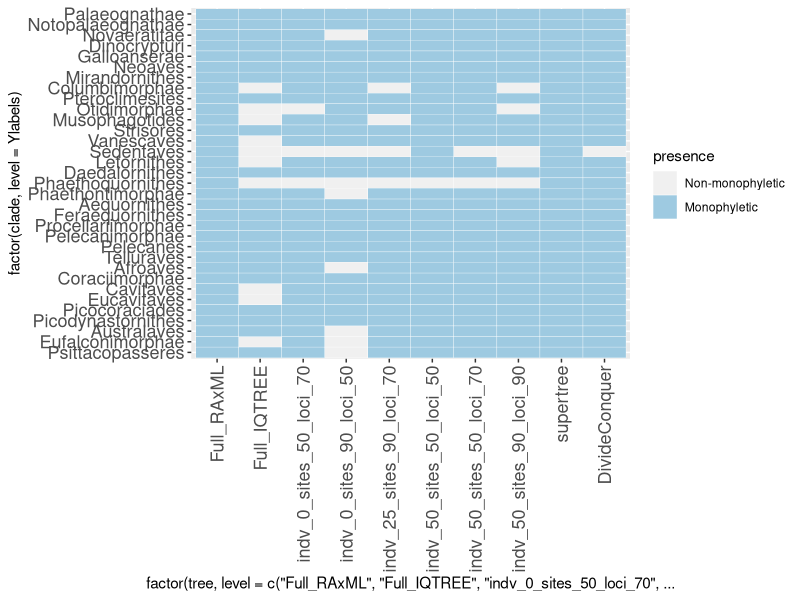

Generate this figure with R:
library(ggplot2)
library(gridExtra)
library(tidyr)
library(dplyr)
library(RColorBrewer)

########## plot presence/absence matrix of clades ###########
clade<- read.csv("./clade_monophyly.csv")
clades<- c("Palaeognathae","Notopalaeognathae","Novaeratitae","Dinocrypturi","Galloanserae","Neoaves","Mirandornithes","Columbimorphae","Pteroclimesites","Otidimorphae","Musophagotides","Strisores","Vanescaves","Sedentaves","Letornithes","Daedalornithes","Phaethoquornithes","Phaethontimorphae","Aequornithes","Feraequornithes","Procellariimorphae","Pelecanimorphae","Pelecanes","Telluraves","Afroaves","Coraciimorphae","Cavitaves","Eucavitaves","Picocoraciades","Picodynastornithes","Australaves","Eufalconimorphae","Psittacopasseres")
Ylabels<- rev(clades)
p2<- ggplot(clade, aes(x=factor(tree, level=c("Full_RAxML","Full_IQTREE","indv_0_sites_50_loci_70","indv_0_sites_90_loci_50","indv_25_sites_90_loci_70","indv_50_sites_50_loci_50","indv_50_sites_50_loci_70","indv_50_sites_90_loci_90","supertree","DivideConquer")), 
                  y=factor(clade,level=Ylabels),
                  fill = presence, fsize=)) + geom_tile(color = "white") + 
  scale_fill_manual(values=c("#F0F0F0","#9ECAE1"),labels = c("Non-monophyletic","Monophyletic"))
pdf(file = "presence_absence_matrix.pdf", width = 6, height = 10)
p2 + theme(axis.text.x = element_text(angle = 90, vjust = 0.5, hjust=1),axis.text=element_text(size=13))
dev.off()

